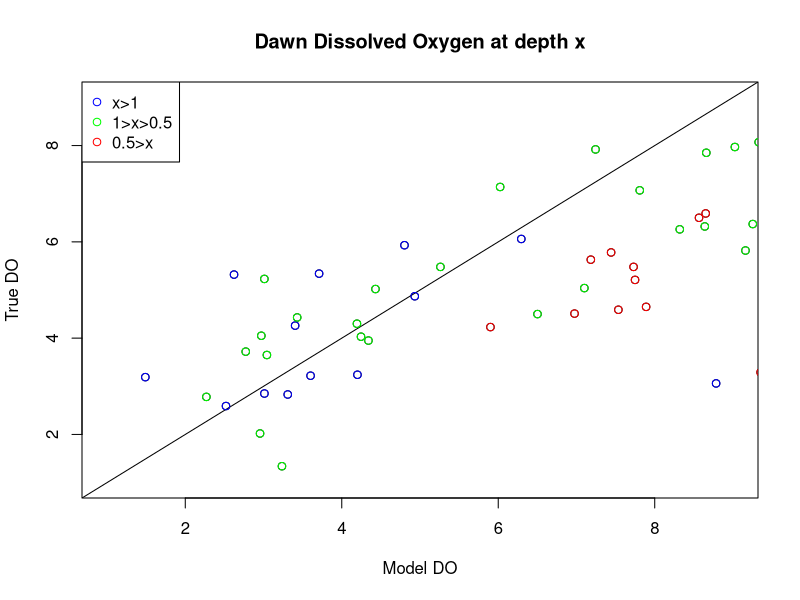
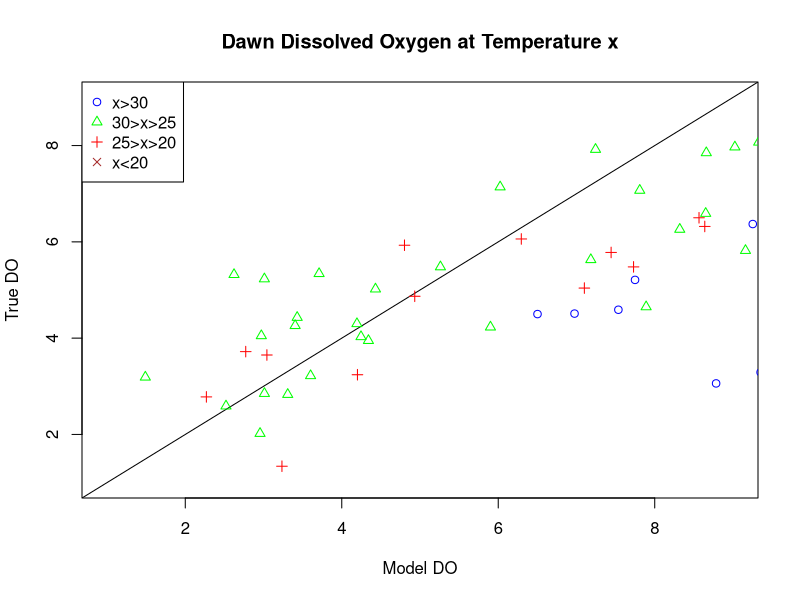

Generate these figures, in order, with R:
dat <- read.csv("DO-Sampling/_dat/Data/DawnDuskDO.csv")

#DO Model Function----
DO_fun<-function(t,x,parms)
{
  DO<-x
  tempC<-parms["tempC"]
  Z<-parms["Z"]
  k<-parms["k"]
  WR<-0.07203515/60 #lake average water respiration in g/m^3/min
  # DO Saturation at a given temperature        
  DOsat<-4.09+(10.5*exp(-0.0371*tempC)) #nothing can change here
  SR<- ((((0.287*tempC-2.5)*44.661)*0.7)*0.001)/60
  # diffusive exchange
  DE<-(DO*DOsat)*(2.2*10^-5)*(k^-1)*60*10^-2 #nothing to change here but the 60/10 situation
  # below is eq 2. but i am not sure the do term should be ther
  #dDO<- DO - SR*Z^-1 + WR +DE*Z^-1
  dDO<- -1*(SR*Z^-1+WR+DE*Z^-1)
  return(list(dDO))
}


#Optimizing K----
Do_fit<-function(p,dat){
  K<-p
  dat$Z<- dat$depth2-dat$depth #9 boards in the WCS
  dat$tempC<-dat$Temp_C
  dat$DawnDO_Mod<-NA 
  for (i in 1:NROW(dat)){
    DO_dusk<-dat$DO_dusk[i]
    parms=c(tempC = dat$tempC[i], Z = dat$Z[i], k=(K*(dat$Z[i]/dat$depth2[i])))
    solution<- deSolve::ode(
      y=DO_dusk, 
      times=c(0:(10*60)), 
      func=DO_fun,
      parms= parms,
      method="euler")
    dat$DawnDO_Mod[i]<-solution[601,2]
  }
  dat$DawnDO_Mod<-dat$DO_dusk+dat$DawnDO_Mod
  # compare predicted to observed
  resid<- dat$DO_dawn-dat$DawnDO_Mod
  ss_res<- sum(resid^2) # sum of square residuals, minimize error
  return(ss_res)
}

# test to see if function is behaving
Do_fit (p=0.08,dat)

Fig<-optimize(Do_fit, dat, interval=c(0,0.15), tol=0.01)







#Using new k value 
####Check Model against real data----
dat <- read.csv("DO-Sampling/_dat/Data/DawnDuskDO.csv")
dat$Z<- dat$depth2-dat$depth #9 boards in the WCS
dat$tempC<-dat$Temp_C
dat$k<-0.01*(dat$Z/dat$depth2) #depth from pt 2 bttmm/total depth
dat$DawnDO_Mod<-NA 
for (i in 1:NROW(dat))
{
  DO_dusk<-dat$DO_dusk[i]
  parms=c(tempC = dat$tempC[i], Z = dat$Z[i], k=dat$k[i])
  solution<- deSolve::ode(
    y=DO_dusk, 
    times=c(0:(10*60)), 
    func=DO_fun,
    parms= parms,
    method="euler")
  dat$DawnDO_Mod[i]<-solution[601,2]
}

dat$DawnDO_Mod<-dat$DO_dusk+dat$DawnDO_Mod

plot(dat$DO_dawn~dat$DawnDO_Mod, main="Dawn Dissolved Oxygen at depth x", xlab="Model DO", ylab="True DO", ylim=c(1,9), xlim=c(1,9))
abline(0,1)
dat1<-subset(dat, dat$depth>=1)
points(dat1$DO_dawn~dat1$DawnDO_Mod, col="blue")
dat6<-subset(dat, dat$depth<1&dat$depth>0.5)
points(dat6$DO_dawn~dat6$DawnDO_Mod, col="green")
dat2<-subset(dat, dat$depth<0.5)
points(dat2$DO_dawn~dat2$DawnDO_Mod, col="red")
legend("topleft",legend=c("x>1","1>x>0.5","0.5>x"),
       col=c("blue","green","red"),pch=1,bg="white")


plot(dat$DO_dawn~dat$DawnDO_Mod, main="Dawn Dissolved Oxygen at Temperature x", xlab="Model DO", ylab="True DO", ylim=c(1,9), xlim=c(1,9), type="n")
abline(0,1)
dat1<-subset(dat, dat$Temp_C>=30)
points(dat1$DO_dawn~dat1$DawnDO_Mod, col="blue", pch=1)
dat6<-subset(dat, dat$Temp_C<30&dat$Temp_C>25)
points(dat6$DO_dawn~dat6$DawnDO_Mod, col="green", pch=2)
dat2<-subset(dat, dat$Temp_C<25&dat$Temp_C>20)
points(dat2$DO_dawn~dat2$DawnDO_Mod, col="red", pch=3)
dat9<-subset(dat, dat$Temp_C<20)
points(dat9$DO_dawn~dat9$DawnDO_Mod, col="brown", pch=4)
legend("topleft",legend=c("x>30","30>x>25","25>x>20","x<20"),
       col=c("blue","green","red","brown"),pch=c(1:4),bg="white")
